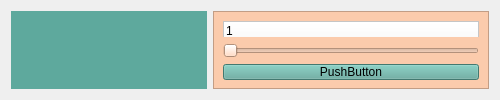
  <widget class="QWidget" name="centralwidget">
   <layout class="QGridLayout" name="gridLayout_3">
    <item row="0" column="0">
     <widget class="QFrame" name="frame">
      <property name="sizePolicy">
       <sizepolicy hsizetype="Preferred" vsizetype="Ignored">
        <horstretch>0</horstretch>
        <verstretch>0</verstretch>
       </sizepolicy>
      </property>
      <property name="minimumSize">
       <size>
        <width>0</width>
        <height>29</height>
       </size>
      </property>
      <property name="maximumSize">
       <size>
        <width>16777215</width>
        <height>16777215</height>
       </size>
      </property>
      <property name="font">
       <font>
        <pointsize>13</pointsize>
        <weight>50</weight>
        <bold>false</bold>
       </font>
      </property>
      <property name="styleSheet">
       <string notr="true">background-color: #5EA99D;
border: 0px solid #19232D;
spacing: 0px;
padding: 2px;

</string>
      </property>
      <property name="frameShape">
       <enum>QFrame::NoFrame</enum>
      </property>
      <property name="frameShadow">
       <enum>QFrame::Sunken</enum>
      </property>
      <property name="lineWidth">
       <number>4</number>
      </property>
      <property name="midLineWidth">
       <number>21</number>
      </property>
      <layout class="QGridLayout" name="gridLayout_2">
       <item row="2" column="2">
        <spacer name="horizontalSpacer_3">
         <property name="orientation">
          <enum>Qt::Horizontal</enum>
         </property>
         <property name="sizeType">
          <enum>QSizePolicy::Fixed</enum>
         </property>
         <property name="sizeHint" stdset="0">
          <size>
           <width>45</width>
           <height>20</height>
          </size>
         </property>
        </spacer>
       </item>
       <item row="0" column="1">
        <widget class="QPushButton" name="home_btn">
         <property name="minimumSize">
          <size>
           <width>84</width>
           <height>29</height>
          </size>
         </property>
         <property name="font">
          <font>
           <pointsize>13</pointsize>
           <weight>50</weight>
           <bold>false</bold>
          </font>
         </property>
         <property name="styleSheet">
          <string notr="true"/>
         </property>
         <property name="text">
          <string/>
         </property>
         <property name="icon">
          <iconset resource="icons.qrc">
           <normaloff>:/home.png</normaloff>:/home.png</iconset>
         </property>
         <property name="iconSize">
          <size>
           <width>90</width>
           <height>90</height>
          </size>
         </property>
         <property name="flat">
          <bool>true</bool>
         </property>
        </widget>
       </item>
       <item row="1" column="1">
        <widget class="QPushButton" name="video_btn">
         <property name="minimumSize">
          <size>
           <width>84</width>
           <height>29</height>
          </size>
         </property>
         <property name="font">
          <font>
           <pointsize>13</pointsize>
           <weight>50</weight>
           <bold>false</bold>
          </font>
         </property>
         <property name="styleSheet">
          <string notr="true"/>
         </property>
         <property name="text">
          <string/>
         </property>
         <property name="icon">
          <iconset resource="icons.qrc">
           <normaloff>:/video.svg</normaloff>:/video.svg</iconset>
         </property>
         <property name="iconSize">
          <size>
           <width>80</width>
           <height>70</height>
          </size>
         </property>
         <property name="flat">
          <bool>true</bool>
         </property>
        </widget>
       </item>
       <item row="2" column="0">
        <spacer name="horizontalSpacer_4">
         <property name="orientation">
          <enum>Qt::Horizontal</enum>
         </property>
         <property name="sizeType">
          <enum>QSizePolicy::Fixed</enum>
         </property>
         <property name="sizeHint" stdset="0">
          <size>
           <width>45</width>
           <height>20</height>
          </size>
         </property>
        </spacer>
       </item>
       <item row="2" column="1">
        <widget class="QPushButton" name="history_btn">
         <property name="minimumSize">
          <size>
           <width>84</width>
           <height>34</height>
          </size>
         </property>
         <property name="font">
          <font>
           <pointsize>13</pointsize>
           <weight>50</weight>
           <bold>false</bold>
          </font>
         </property>
         <property name="styleSheet">
          <string notr="true"/>
         </property>
         <property name="text">
          <string/>
         </property>
         <property name="icon">
          <iconset resource="icons.qrc">
           <normaloff>:/history.png</normaloff>:/history.png</iconset>
         </property>
         <property name="iconSize">
          <size>
           <width>80</width>
           <height>70</height>
          </size>
         </property>
         <property name="flat">
          <bool>true</bool>
         </property>
        </widget>
       </item>
      </layout>
     </widget>
    </item>
    <item row="0" column="1">
     <widget class="QFrame" name="frame_2">
      <property name="sizePolicy">
       <sizepolicy hsizetype="Preferred" vsizetype="Ignored">
        <horstretch>0</horstretch>
        <verstretch>0</verstretch>
       </sizepolicy>
      </property>
      <property name="minimumSize">
       <size>
        <width>157</width>
        <height>29</height>
       </size>
      </property>
      <property name="maximumSize">
       <size>
        <width>16777215</width>
        <height>16777215</height>
       </size>
      </property>
      <property name="font">
       <font>
        <pointsize>13</pointsize>
        <weight>50</weight>
        <bold>false</bold>
       </font>
      </property>
      <property name="layoutDirection">
       <enum>Qt::LeftToRight</enum>
      </property>
      <property name="styleSheet">
       <string notr="true">background-color:#FBCBAC;</string>
      </property>
      <property name="frameShape">
       <enum>QFrame::StyledPanel</enum>
      </property>
      <property name="frameShadow">
       <enum>QFrame::Raised</enum>
      </property>
      <property name="lineWidth">
       <number>8</number>
      </property>
      <layout class="QVBoxLayout" name="verticalLayout">
       <item>
        <widget class="QTreeWidget" name="tree_graph">
         <property name="styleSheet">
          <string notr="true">background-color:white;</string>
         </property>
         <column>
          <property name="text">
           <string notr="true">1</string>
          </property>
         </column>
        </widget>
       </item>
       <item>
        <widget class="QSlider" name="h_slider">
         <property name="styleSheet">
          <string notr="true">color: #5EA99D;
</string>
         </property>
         <property name="orientation">
          <enum>Qt::Horizontal</enum>
         </property>
        </widget>
       </item>
       <item>
        <widget class="QPushButton" name="play_btn">
         <property name="styleSheet">
          <string notr="true">background-color: #5EA99D;

</string>
         </property>
         <property name="text">
          <string>PushButton</string>
         </property>
        </widget>
       </item>
      </layout>
     </widget>
    </item>
   </layout>
  </widget>
